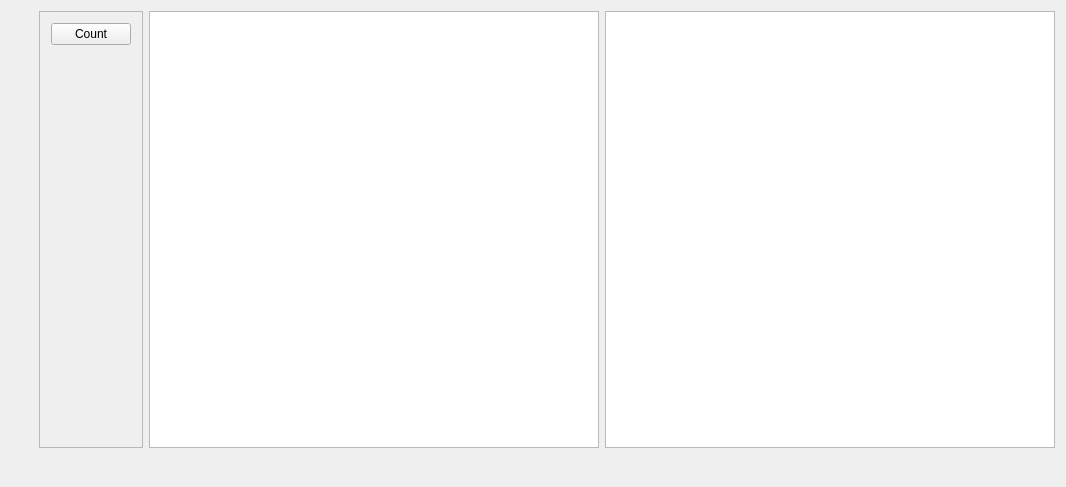
<?xml version="1.0" encoding="UTF-8"?>
<ui version="4.0">
 <class>Widget</class>
 <widget class="QWidget" name="Widget">
  <property name="geometry">
   <rect>
    <x>0</x>
    <y>0</y>
    <width>1066</width>
    <height>487</height>
   </rect>
  </property>
  <property name="windowTitle">
   <string>Widget</string>
  </property>
  <layout class="QGridLayout" name="gridLayout">
   <item row="0" column="1">
    <widget class="QFrame" name="frame">
     <property name="frameShape">
      <enum>QFrame::StyledPanel</enum>
     </property>
     <property name="frameShadow">
      <enum>QFrame::Raised</enum>
     </property>
     <layout class="QFormLayout" name="formLayout">
      <item row="0" column="0" colspan="2">
       <widget class="QPushButton" name="pushButton">
        <property name="text">
         <string>Count</string>
        </property>
       </widget>
      </item>
     </layout>
    </widget>
   </item>
   <item row="0" column="2">
    <widget class="ChartView" name="chartView"/>
   </item>
   <item row="0" column="3">
    <widget class="ChartView" name="chartView_2"/>
   </item>
   <item row="1" column="0">
    <widget class="QWidget" name="widget" native="true">
     <property name="sizePolicy">
      <sizepolicy hsizetype="Preferred" vsizetype="Maximum">
       <horstretch>0</horstretch>
       <verstretch>0</verstretch>
      </sizepolicy>
     </property>
     <layout class="QVBoxLayout" name="verticalLayout"/>
    </widget>
   </item>
  </layout>
 </widget>
 <layoutdefault spacing="6" margin="11"/>
 <customwidgets>
  <customwidget>
   <class>ChartView</class>
   <extends>QGraphicsView</extends>
   <header>chartview.h</header>
  </customwidget>
 </customwidgets>
 <resources/>
 <connections>
  <connection>
   <sender>pushButton</sender>
   <signal>clicked()</signal>
   <receiver>Widget</receiver>
   <slot>count()</slot>
   <hints>
    <hint type="sourcelabel">
     <x>100</x>
     <y>218</y>
    </hint>
    <hint type="destinationlabel">
     <x>14</x>
     <y>233</y>
    </hint>
   </hints>
  </connection>
 </connections>
 <slots>
  <slot>count()</slot>
 </slots>
</ui>
